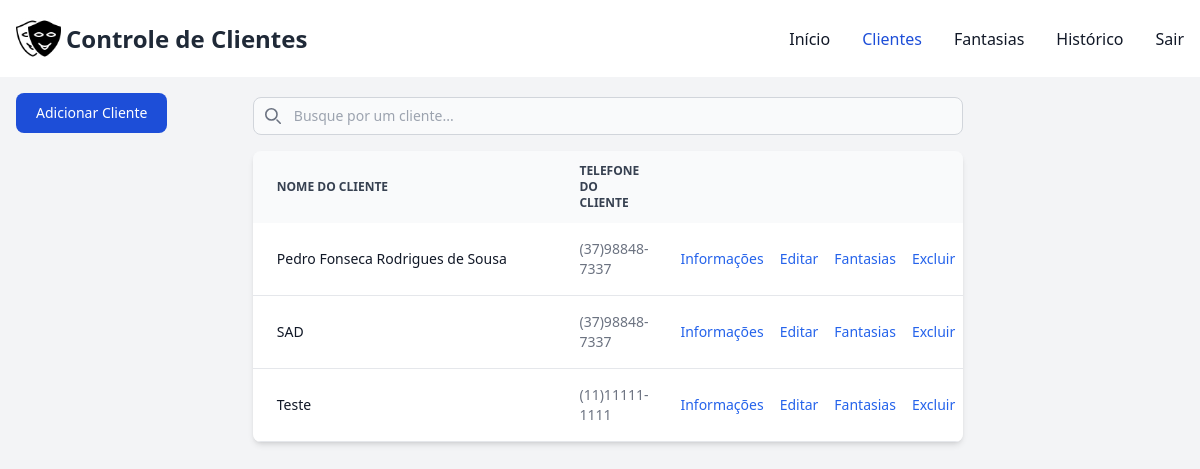
Page /controle/clientes/ (signed in) on the earlier database version.
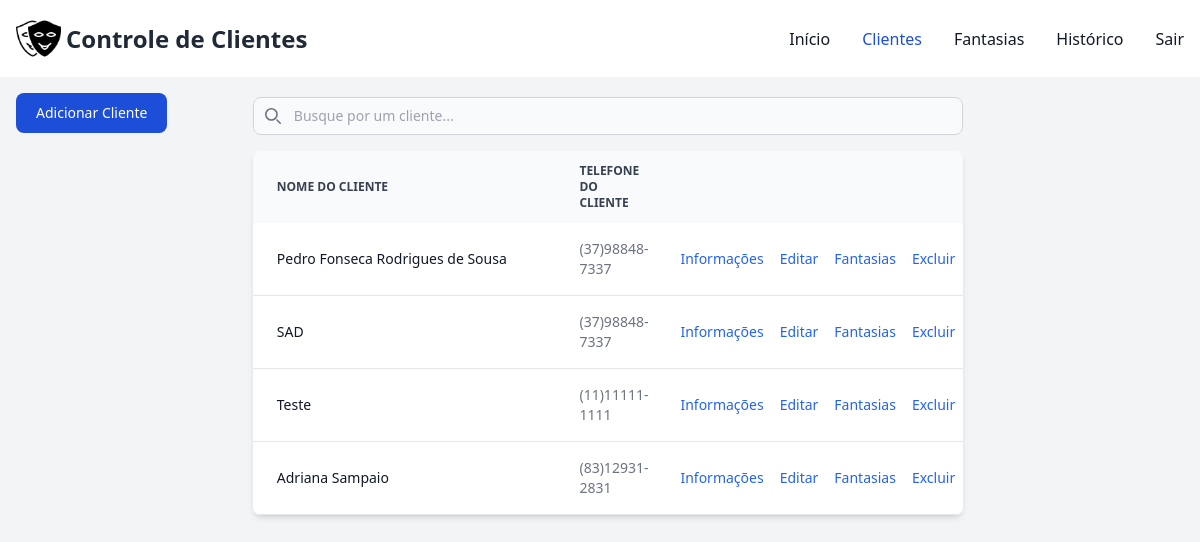
Same page on the later database version.
### controle/models.py (models this page shows)
class Cliente(models.Model):
    usuario = models.ForeignKey(User, on_delete=models.CASCADE)
    nome_cliente = models.CharField(max_length=100, null=False)
    cpf_cliente = models.CharField(max_length=18, unique=True, null=False)
    tel_cliente = models.CharField(max_length=14, null=False)
    tel2_cliente = models.CharField(max_length=14, null=True)
    logradouro_cliente = models.CharField(max_length=150, null=False)
    num_logradouro = models.CharField(max_length=15, null=False)
    complemento_logradouro = models.CharField(max_length=100, blank=True, null=True)
    bairro_logradouro = models.CharField(max_length=100, blank=True, null=True)
    uf_logradouro = models.CharField(max_length=2, blank=True, null=True)
    municipio_logradouro = models.CharField(max_length=100, blank=True, null=True)
    data_nasc_cliente = models.DateField(blank=True, null=True)
    cep_cliente = models.CharField(max_length=9, blank=True)
    email_cliente = models.CharField(max_length=80, blank=True)
    observacao_cliente = models.TextField(blank=True, null=True)

### controle/views.py (the view, shortened to what this page needs)
# urls.py: path('clientes/', views.clientes, name='clientes'),
@login_required(login_url="/controle/login")
def clientes(request):
    clientes = Cliente.objects.all()
    context = {
        'clientes': clientes
    }
    return render(request, 'clientes.html', context)

### controle/templates/clientes.html (shortened to what this page needs)
{% extends "base.html" %}
{% block conteudo %}
    <div class="pt-4 pl-4">
        <div class="lg:fixed flex justify-center pb-5">
            <button data-modal-target="crud-modal" data-modal-toggle="crud-modal" class="block text-white bg-blue-700 hover:bg-blue-800 focus:ring-4 focus:outline-none focus:ring-blue-300 font-medium rounded-lg text-sm px-5 py-2.5 text-center" type="button">
                Adicionar Cliente
            </button>
        </div>
        <div class="flex justify-center">
            <div  class="flex flex-col lg:w-3/5 w-4/5">
            <div class="pb-4">
                <div class="relative mt-1">
                    <div class="absolute inset-y-0 rtl:inset-r-0 start-0 flex items-center ps-3 pointer-events-none">
                    </div>
                    <input type="text" id="table-search" class="block pt-2 ps-10 text-sm text-gray-900 border border-gray-300 rounded-lg w-full bg-gray-50 focus:ring-blue-500 focus:border-blue-500" placeholder="Busque por um cliente...">
                </div>
            </div>
            <div class="relative overflow-x-auto shadow-md sm:rounded-lg">
                <table class="w-full text-sm text-left rtl:text-right text-gray-500">
                    <thead class="text-xs text-gray-700 uppercase bg-gray-50">
                        <tr>
                            <th scope="col" class="px-6 py-3 w-1/2">
                                Nome do Cliente
                            </th>
                            <th scope="col" class="px-6 py-3">
                                Telefone do Cliente
                            </th>
                            <th scope="col" class="px-6 py-3">
                            </th>
                            <th scope="col" class="px-6 py-3">
                            </th>
                            <th scope="col" class="px-6 py-3">
                            </th>
                            <th scope="col" class="px-6 py-3">
                            </th>
                        </tr>
                    </thead>
                    <tbody>
                        {% for cliente in clientes %}
                        <tr class="bg-white border-b">
                            <th scope="row" class="px-6 py-4 font-medium text-gray-900 whitespace-nowrap">
                                {{ cliente.nome_cliente|truncatechars:52 }}
                            </th>
                            <td class="px-6 py-4">
                                {{ cliente.tel_cliente }}
                            </td>
                            <td class="px-2 py-4">
                                <button data-cliente-id="{{ cliente.id }}" data-modal-target="info-modal" data-modal-toggle="info-modal" class="font-medium text-blue-600 hover:underline">Informações</button>
                            </td>
                            <td class="px-2 py-4">
                                <button data-cliente-id="{{ cliente.id }}" data-modal-target="editar-modal" data-modal-toggle="editar-modal" class="font-medium text-blue-600 hover:underline">Editar</button>
                            </td>
                            <td class="px-2 py-4">
                                <button data-cliente-id="{{ cliente.id }}" data-modal-target="editar-modal" data-modal-toggle="editar-modal" class="font-medium text-blue-600 hover:underline">Fantasias</button>
                            </td>
                            <td class="px-2 py-4">
                                <button data-cliente-id="{{ cliente.id }}" class="font-medium text-blue-600 hover:underline" onclick="excluirCliente(event)">Excluir</button>
                            </td>
                        </tr>
                        {% endfor %}
                    </tbody>
                </table>
            </div>
        </div>
    </div>
    </div>
{% load static %}
{% endblock %}

Differences in the rows shown:
added Cliente: nome_cliente "Adriana Sampaio", tel_cliente "(83)12931-2831"
